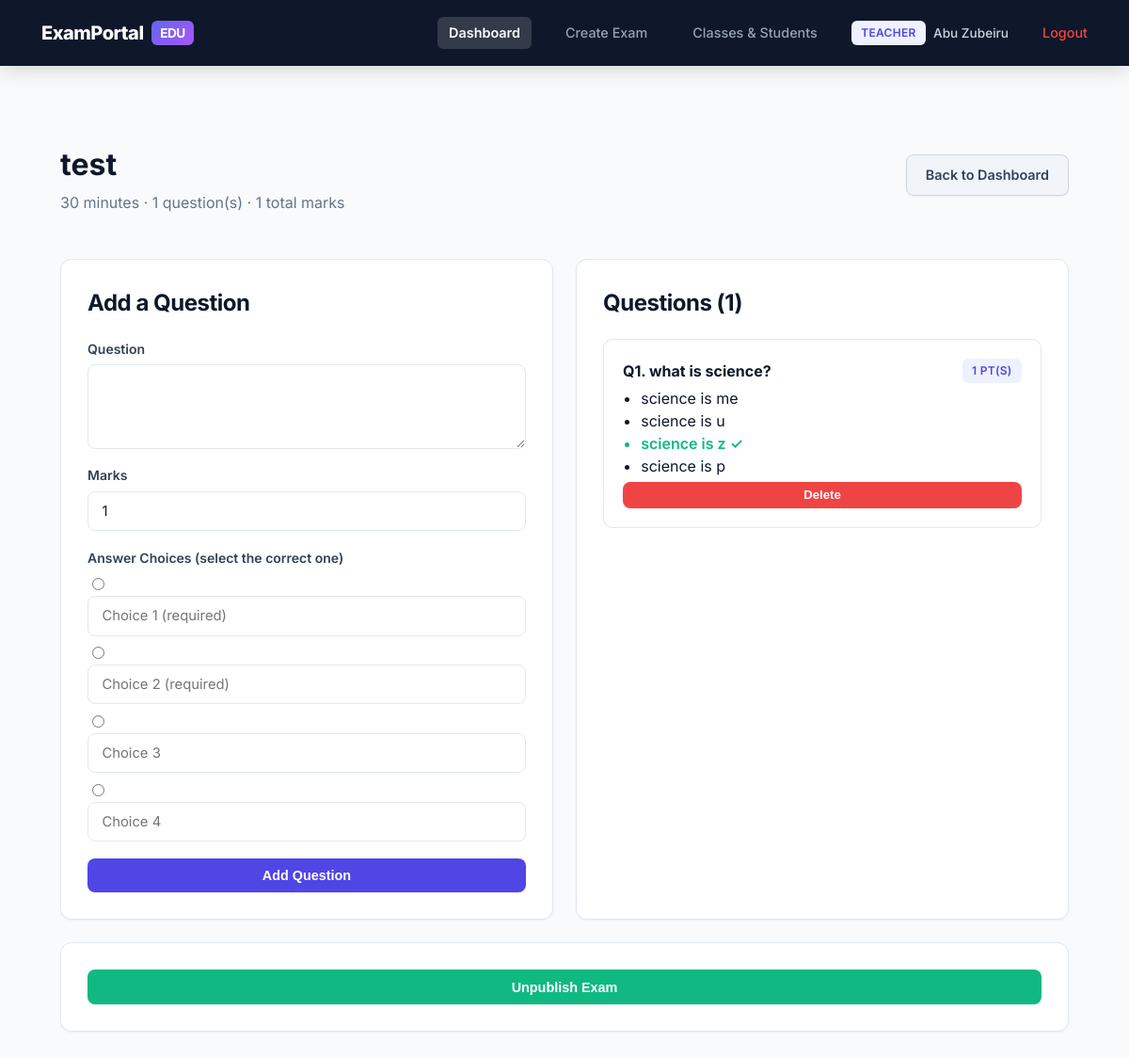
The page /teacher/exams/3/questions (signed in) on the database its author committed.
### app/models/models.py (models this page shows, shortened)
class User(UserMixin, db.Model):
    __tablename__ = "users"
    id = db.Column(db.Integer, primary_key=True)
    username = db.Column(db.String(80), unique=True, nullable=False)
    email = db.Column(db.String(120), unique=True, nullable=False)
    password_hash = db.Column(db.String(255), nullable=False)
    role = db.Column(db.String(20), nullable=False, default="student")  # admin/teacher/student
    is_active_account = db.Column(db.Boolean, default=True)
    created_at = db.Column(db.DateTime, default=datetime.utcnow)
    exams_created = db.relationship("Exam", backref="teacher", lazy=True,
                                     foreign_keys="Exam.teacher_id")
    submissions = db.relationship("Submission", backref="student", lazy=True,
                                   foreign_keys="Submission.student_id")
    @property
    def is_active(self):
        return self.is_active_account
    def is_admin(self):
        return self.role == "admin"
    def is_teacher(self):
        return self.role == "teacher"

class Exam(db.Model):
    __tablename__ = "exams"
    id = db.Column(db.Integer, primary_key=True)
    title = db.Column(db.String(150), nullable=False)
    description = db.Column(db.Text)
    duration_minutes = db.Column(db.Integer, nullable=False, default=30)
    teacher_id = db.Column(db.Integer, db.ForeignKey("users.id"), nullable=False)
    is_published = db.Column(db.Boolean, default=False)
    start_time = db.Column(db.DateTime, nullable=True)
    end_time = db.Column(db.DateTime, nullable=True)
    max_attempts = db.Column(db.Integer, nullable=False, default=1)
    access_token = db.Column(db.String(64), unique=True, index=True, nullable=True)
    created_at = db.Column(db.DateTime, default=datetime.utcnow)
    assigned_students = db.relationship("User", secondary=exam_students, backref="assigned_exams")
    assigned_classes = db.relationship("Class", secondary=exam_classes, backref="assigned_exams")
    questions = db.relationship("Question", backref="exam", lazy=True,
                                 cascade="all, delete-orphan")
    submissions = db.relationship("Submission", backref="exam", lazy=True,
                                   cascade="all, delete-orphan")
    def total_marks(self):
        return sum(q.marks for q in self.questions)

class Question(db.Model):
    __tablename__ = "questions"
    id = db.Column(db.Integer, primary_key=True)
    exam_id = db.Column(db.Integer, db.ForeignKey("exams.id"), nullable=False)
    question_text = db.Column(db.Text, nullable=False)
    marks = db.Column(db.Integer, nullable=False, default=1)
    choices = db.relationship("Choice", backref="question", lazy=True,
                               cascade="all, delete-orphan")
    answers = db.relationship("Answer", backref="question", lazy=True,
                               cascade="all, delete-orphan")

class Choice(db.Model):
    __tablename__ = "choices"
    id = db.Column(db.Integer, primary_key=True)
    question_id = db.Column(db.Integer, db.ForeignKey("questions.id"), nullable=False)
    choice_text = db.Column(db.String(255), nullable=False)
    is_correct = db.Column(db.Boolean, default=False)

### app/routes/teacher.py (the view, shortened to what this page needs)
@teacher_bp.route("/exams/<int:exam_id>/questions", methods=["GET", "POST"])
@login_required
@role_required("teacher")
def manage_questions(exam_id):
    exam = _get_owned_exam_or_404(exam_id)
    return render_template("teacher/manage_questions.html", exam=exam)

### app/models/models.py (called while the page is built)
@login_manager.user_loader
def load_user(user_id):
    return User.query.get(int(user_id))

### app/routes/teacher.py (called while the page is built)
def _get_owned_exam_or_404(exam_id):
    exam = Exam.query.get_or_404(exam_id)
    if exam.teacher_id != current_user.id:
        abort(403)
    return exam

### app/utils.py (called while the page is built)
def role_required(*roles):
    def decorator(view_func):
        @wraps(view_func)
        def wrapped(*args, **kwargs):
            if not current_user.is_authenticated or current_user.role not in roles:
                abort(403)
            return view_func(*args, **kwargs)
        return wrapped
    return decorator

### app/templates/teacher/manage_questions.html (shortened to what this page needs)
{% extends "base.html" %}
{% block content %}
<div class="container">
  <div class="page-header">
    <div>
      <h1 style="margin-bottom:0.2rem;">{{ exam.title }}</h1>
      <p style="color: var(--muted); margin-top:0;">
        {{ exam.duration_minutes }} minutes &middot; {{ exam.questions|length }} question(s) &middot; {{ exam.total_marks() }} total marks
      </p>
    </div>
    <a href="{{ url_for('teacher.dashboard') }}" class="btn btn-secondary">Back to Dashboard</a>
  </div>
  <div class="grid grid-2">
    <div class="card">
      <h2>Add a Question</h2>
      <form method="POST" action="{{ url_for('teacher.manage_questions', exam_id=exam.id) }}">
        <div class="form-row">
          <label for="question_text">Question</label>
          <textarea id="question_text" name="question_text" required></textarea>
        </div>
        <div class="form-row">
          <label for="marks">Marks</label>
          <input type="number" id="marks" name="marks" min="1" value="1" required>
        </div>
        <div class="form-row">
          <label>Answer Choices (select the correct one)</label>
          {% for i in range(4) %}
          <div class="choice-row">
            <input type="radio" name="correct_choice" value="{{ i }}" {% if i == 0 %}required{% endif %}>
            <input type="text" name="choice_text" placeholder="Choice {{ i + 1 }}{% if i < 2 %} (required){% endif %}"
                   {% if i < 2 %}required{% endif %}>
          </div>
          {% endfor %}
        </div>
        <button type="submit" class="btn">Add Question</button>
      </form>
    </div>
    <div class="card">
      <h2>Questions ({{ exam.questions|length }})</h2>
      {% if exam.questions %}
        {% for q in exam.questions %}
        <div class="question-block">
          <div class="page-header" style="margin-bottom:0.3rem;">
            <strong>Q{{ loop.index }}. {{ q.question_text }}</strong>
            <span class="badge">{{ q.marks }} pt(s)</span>
          </div>
          <ul style="margin:0.3rem 0; padding-left: 1.2rem;">
            {% for c in q.choices %}
            <li style="{% if c.is_correct %}color: var(--success); font-weight:600;{% endif %}">
              {{ c.choice_text }} {% if c.is_correct %}✓{% endif %}
            </li>
            {% endfor %}
          </ul>
          <form method="POST" action="{{ url_for('teacher.delete_question', exam_id=exam.id, question_id=q.id) }}"
                onsubmit="return confirm('Delete this question?');">
            <button type="submit" class="btn btn-sm btn-danger">Delete</button>
          </form>
        </div>
        {% endfor %}
      {% else %}
        <p class="empty-state">No questions added yet.</p>
      {% endif %}
    </div>
  </div>
  <div class="card">
    <form method="POST" action="{{ url_for('teacher.publish_exam', exam_id=exam.id) }}">
      <button type="submit" class="btn btn-success">
        {{ 'Unpublish Exam' if exam.is_published else 'Publish Exam (make visible to students)' }}
      </button>
    </form>
  </div>
</div>
{% endblock %}

### app/templates/base.html (shortened to what this page needs)
<!DOCTYPE html>
<html lang="en">
<head>
  <link rel="stylesheet" href="{{ url_for('static', filename='css/style.css') }}">
</head>
<body>
  {% if current_user.is_authenticated %}
  <nav class="navbar">
    <a class="brand" href="{{ url_for('index') }}">ExamPortal <span class="brand-mark">EDU</span></a>
    <div class="nav-links">
      {% if current_user.is_admin() %}
        <a href="{{ url_for('admin.dashboard') }}" class="{{ 'active' if request.endpoint == 'admin.dashboard' else '' }}">Dashboard</a>
      {% elif current_user.is_teacher() %}
        <a href="{{ url_for('teacher.dashboard') }}" class="{{ 'active' if request.endpoint in ['teacher.dashboard', 'teacher.exam_results', 'teacher.manage_questions', 'teacher.publish_settings'] else '' }}">Dashboard</a>
        <a href="{{ url_for('teacher.create_exam') }}" class="{{ 'active' if request.endpoint == 'teacher.create_exam' else '' }}">Create Exam</a>
        <a href="{{ url_for('teacher.manage_classes') }}" class="{{ 'active' if request.endpoint in ['teacher.manage_classes', 'teacher.class_detail'] else '' }}">Classes & Students</a>
      {% endif %}
      <div class="user-tag">
        <span class="badge">{{ current_user.role }}</span>
        <span>{{ current_user.username }}</span>
      </div>
      <a href="{{ url_for('auth.logout') }}" style="color: #ef4444;">Logout</a>
    </div>
  </nav>
  {% endif %}
  {% block content %}{% endblock %}
</body>
</html>

### app/static/css/style.css (style rules this page uses)
:root { --primary: #4f46e5; --primary-hover: #4338ca; --primary-light: #eef2ff; --nav-bg: #0f172a; --bg: #f8fafc; --card-bg: #ffffff; --text: #0f172a; --muted: #64748b; --border: #e2e8f0; --border-focus: #818cf8; --success: #10b981; --success-light: #ecfdf5; --success-text: #047857; --danger: #ef4444; --danger-light: #fef2f2; --danger-text: #b91c1c; --warning: #f59e0b; --warning-light: #fffbeb; --warning-text: #b45309; --info: #0284c7; --radius: 12px; --shadow-sm: 0 1px 2px 0 rgba(0, 0, 0, 0.05); --shadow-md: 0 4px 6px -1px rgba(0, 0, 0, 0.05), 0 2px 4px -2px rgba(0, 0, 0, 0.05); --shadow-lg: 0 10px 25px -5px rgba(15, 23, 42, 0.08), 0 8px 10px -6px rgba(15, 23, 42, 0.04); }
* { box-sizing: border-box; }
body { margin: 0; font-family: 'Inter', -apple-system, BlinkMacSystemFont, "Segoe UI", Roboto, sans-serif; background: var(--bg); color: var(--text); min-height: 100vh; line-height: 1.5; -webkit-font-smoothing: antialiased; }
nav.navbar { background: var(--nav-bg); padding: 0.85rem 2rem; display: flex; justify-content: space-between; align-items: center; flex-wrap: wrap; box-shadow: 0 4px 20px rgba(0, 0, 0, 0.15); }
nav.navbar .brand { font-weight: 800; font-size: 1.25rem; color: #ffffff; text-decoration: none; letter-spacing: -0.025em; display: flex; align-items: center; gap: 0.5rem; }
nav.navbar .brand span.brand-mark { background: linear-gradient(135deg, #6366f1, #a855f7); color: white; padding: 0.2rem 0.6rem; border-radius: 6px; font-size: 0.85rem; font-weight: 700; }
nav.navbar .nav-links { display: flex; align-items: center; gap: 1.5rem; }
nav.navbar a { color: #94a3b8; text-decoration: none; font-size: 0.9rem; font-weight: 500; padding: 0.4rem 0.75rem; border-radius: 6px; transition: all 0.2s ease; }
nav.navbar a.active { color: #ffffff; background: rgba(255, 255, 255, 0.15); font-weight: 600; }
.user-tag { color: #cbd5e1; font-size: 0.85rem; font-weight: 500; display: flex; align-items: center; gap: 0.5rem; }
.badge { background: var(--primary-light); color: var(--primary); padding: 0.25rem 0.65rem; border-radius: 6px; font-size: 0.75rem; font-weight: 600; letter-spacing: 0.025em; text-transform: uppercase; display: inline-block; }
.container { max-width: 1120px; margin: 0 auto; padding: 2.5rem 1.5rem; }
.card { background: var(--card-bg); border: 1px solid var(--border); border-radius: var(--radius); padding: 1.75rem; margin-bottom: 1.5rem; box-shadow: var(--shadow-sm); transition: box-shadow 0.2s ease, border-color 0.2s ease; }
.card h2, .card h3 { margin-top: 0; font-weight: 700; letter-spacing: -0.02em; color: var(--text); }
.grid { display: grid; gap: 1.5rem; }
.grid-2 { grid-template-columns: repeat(auto-fit, minmax(340px, 1fr)); }
form { display: flex; flex-direction: column; gap: 1.1rem; }
.form-row { display: flex; flex-direction: column; gap: 0.4rem; }
label { font-weight: 600; font-size: 0.875rem; color: #334155; }
input[type=text], input[type=email], input[type=password], input[type=number], input[type=datetime-local], textarea, select { padding: 0.7rem 0.9rem; border: 1px solid var(--border); border-radius: 8px; font-size: 0.925rem; font-family: inherit; width: 100%; color: var(--text); background: #ffffff; transition: border-color 0.15s ease, box-shadow 0.15s ease; }
textarea { resize: vertical; min-height: 90px; }
.btn { display: inline-flex; align-items: center; justify-content: center; gap: 0.5rem; padding: 0.65rem 1.25rem; border-radius: 8px; border: none; background: var(--primary); color: #ffffff; font-weight: 600; font-size: 0.9rem; cursor: pointer; text-decoration: none; text-align: center; transition: all 0.15s ease; box-shadow: 0 1px 2px rgba(0, 0, 0, 0.05); }
.btn-secondary { background: #f1f5f9; color: #334155; border: 1px solid #cbd5e1; }
.btn-danger { background: var(--danger); }
.btn-success { background: var(--success); }
.btn-sm { padding: 0.4rem 0.85rem; font-size: 0.825rem; }
.question-block { border: 1px solid var(--border); border-radius: 10px; padding: 1.25rem; margin-bottom: 1.25rem; background: #ffffff; }
.page-header { display: flex; justify-content: space-between; align-items: center; flex-wrap: wrap; gap: 1rem; margin-bottom: 2rem; }

### rows shown on the page
User: role "TEACHER", username "Abu Zubeiru"
Exam: title "test", duration_minutes "30", is_published "Unpublish Exam"
Question: total_marks "1", question_text "what is science?", marks "1"
Choice: choice_text "science is me"
Choice: choice_text "science is u"
Choice: choice_text "science is z"
Choice: choice_text "science is p"

### other values the page prints
{{ exam.questions|length }} "1"
